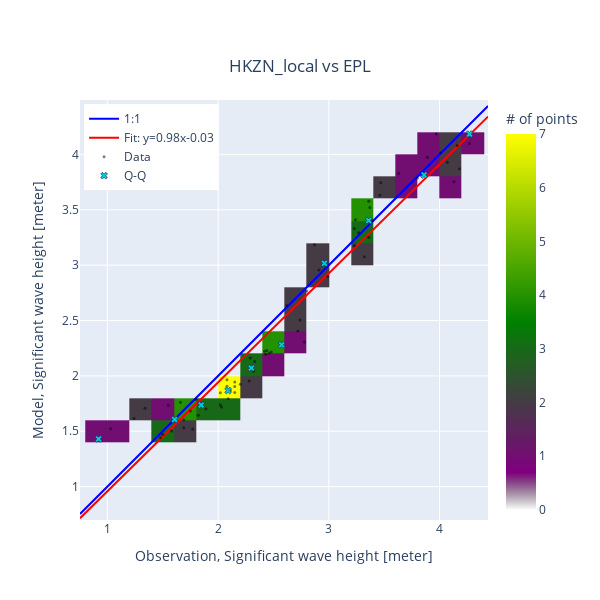

Notebook source saved alongside this figure:
### Code cell
cc["EPL"].plot.scatter(show_hist=True, backend='plotly', width=600, height=600); #,xlim=[-1,11])
